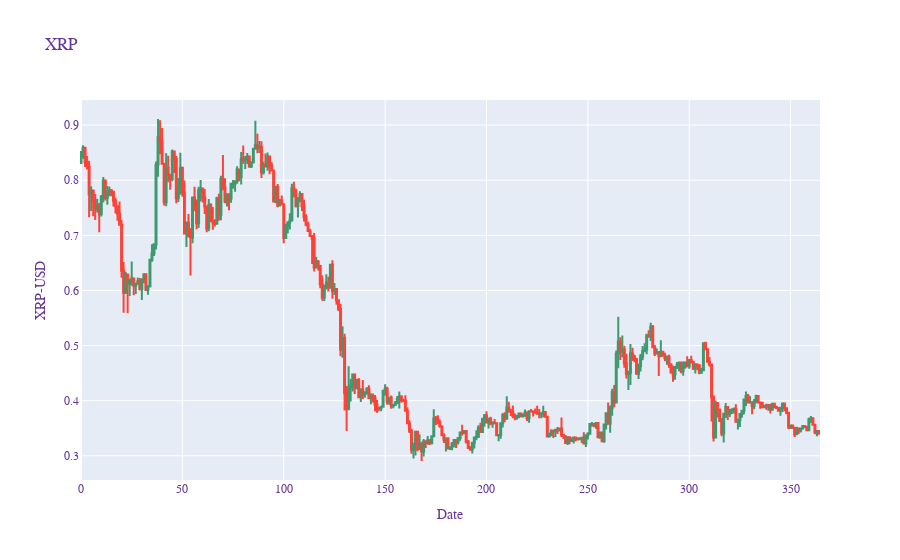

Notebook code cell kept with this figure:
### Code cell
import plotly.graph_objects as go

fig = go.Figure(data=[go.Candlestick(x=data.index,  # Usar el índice de fechas como eje x
                                     open=data['Open'], 
                                     high=data['High'],
                                     low=data['Low'], 
                                     close=data['Close']
                                    )
                     ])
fig.update_layout(
    title="XRP",
    xaxis_title="Date",  # Cambiar el título del eje x para reflejar que es una fecha
    yaxis_title="XRP-USD",
    font=dict(
        family="Courier New, monospace",
        size=12,
        color="RebeccaPurple"
    )
)
fig.update_layout(xaxis_rangeslider_visible=False)  # Ocultar el control deslizante de rango
fig.show()  # Mostrar el gráfico

### Figure 1 — Plotly figure (JSON) as saved in the notebook; plotly's stock layout.template omitted (floating-point values rounded to 4 significant figures; data arrays with more than 128 entries replaced by an {"elided": "..."} marker saying what was removed)
{"data": [{"close": {"elided": "365 float values"}, "high": {"elided": "365 float values"}, "low": {"elided": "365 float values"}, "open": {"elided": "365 float values"}, "type": "candlestick", "x": {"elided": "365 int values"}}], "layout": {"font": {"color": "RebeccaPurple", "family": "Courier New, monospace", "size": 12}, "title": {"text": "XRP"}, "xaxis": {"rangeslider": {"visible": false}, "title": {"text": "Date"}}, "yaxis": {"title": {"text": "XRP-USD"}}}}
